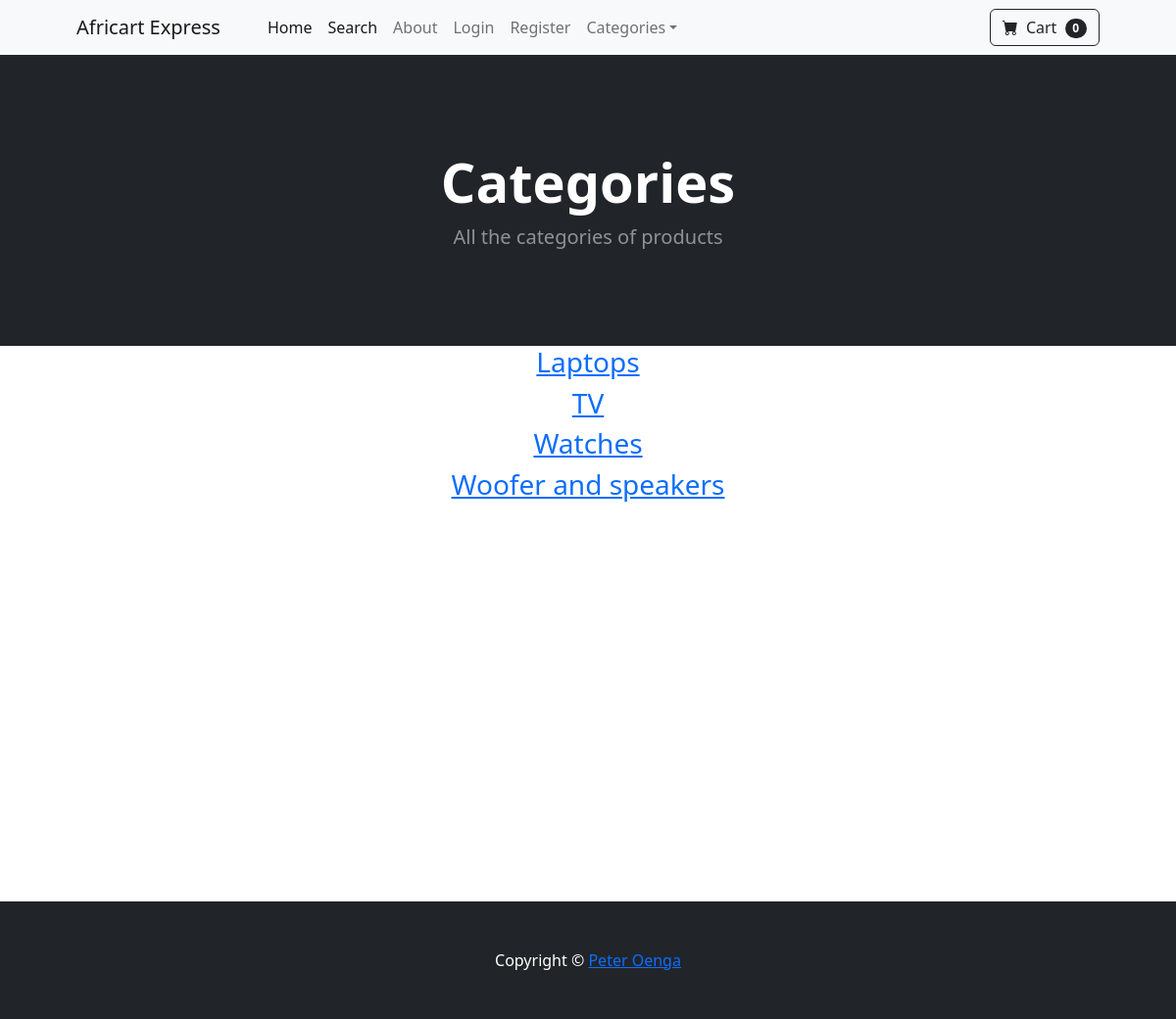
The app's page /category_summary/ with its own data.
### core/models.py (models this page shows)
class category(models.Model):
    name = models.CharField(max_length=100)
    class Meta:
        verbose_name_plural = 'categories'
    def __str__(self):
        return self.name

### core/views.py (the view)
# urls.py: path('category_summary/', views.category_summary, name="category_summary"),
def category_summary(request):
    categories = category.objects.all()
    return render(request, "category_summary.html", {"categories":categories})

### cart/cart.py (called while the page is built)
	def __len__(self):
		return len(self.cart)

### cart/context_processors.py (called while the page is built)
def cart(request):
    return {'cart':Cart(request)}

### core/templates/category_summary.html (shortened to what this page needs)
{% extends 'base.html'%}
{% block content %}
<header class="bg-dark py-5">
    <div class="container px-4 px-lg-5 my-5">
        <div class="text-center text-white">
            <h1 class="display-4 fw-bolder">Categories</h1>
            <p class="lead fw-normal text-white-50 mb-0">All the categories of products</p>
        </div>
    </div>
</header>
<div class="container">
    <div class="row">
        <center>
            <div class="col-8">
                {% for category in categories %}
                <a href="{% url 'Category' category %}"><h3>{{ category }}</h3></a>
                {% endfor %}
<br><br><br><br><br><br><br><br><br><br><br><br><br><br><br><br>
            </div>
        </center>
    </div>
</div>
{%endblock%}

### records on screen
category: name "Laptops"
category: name "TV"
category: name "Watches"
category: name "Woofer and speakers"

### other values on screen
{{ cart | length }} "0"
